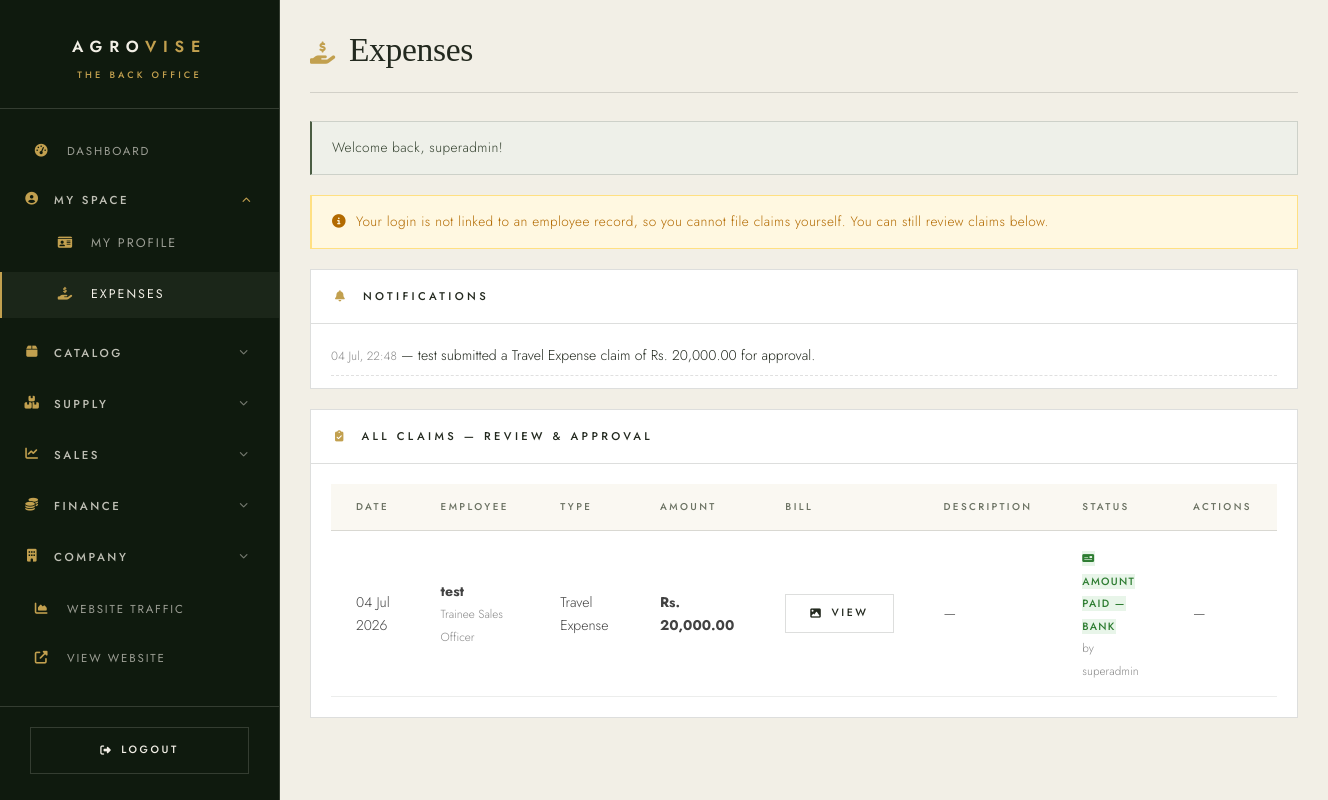
Page /admin/expenses.php (signed in) on the committed database.
### tables this page shows
CREATE TABLE `notifications` (
  `id` int NOT NULL AUTO_INCREMENT,
  `admin_id` int NOT NULL,
  `message` varchar(500) NOT NULL,
  `link` varchar(255) NOT NULL DEFAULT 'expenses.php',
  `is_read` tinyint(1) NOT NULL DEFAULT '0',
  `created_at` timestamp NULL DEFAULT CURRENT_TIMESTAMP,
  PRIMARY KEY (`id`),
  KEY `idx_target` (`admin_id`,`is_read`)
);

CREATE TABLE `expense_claims` (
  `id` int NOT NULL AUTO_INCREMENT,
  `employee_id` int NOT NULL,
  `type` varchar(50) NOT NULL,
  `amount` decimal(12,2) NOT NULL,
  `description` text,
  `bill_image` varchar(255) DEFAULT NULL,
  `status` enum('WAITING','APPROVED','DECLINED','PAID') NOT NULL DEFAULT 'WAITING',
  `reviewed_by` int DEFAULT NULL,
  `reviewed_at` datetime DEFAULT NULL,
  `paid_via` varchar(10) DEFAULT NULL,
  `paid_transaction_id` int DEFAULT NULL,
  `created_at` timestamp NULL DEFAULT CURRENT_TIMESTAMP,
  PRIMARY KEY (`id`),
  KEY `idx_employee` (`employee_id`),
  KEY `idx_status` (`status`)
);

CREATE TABLE `employees` (
  `id` int NOT NULL AUTO_INCREMENT,
  `name` varchar(255) NOT NULL,
  `cnic` varchar(20) NOT NULL,
  `phone` varchar(20) NOT NULL,
  `address` text NOT NULL,
  `role` varchar(100) NOT NULL,
  `salary` decimal(10,2) NOT NULL,
  `created_at` timestamp NULL DEFAULT CURRENT_TIMESTAMP,
  PRIMARY KEY (`id`),
  UNIQUE KEY `cnic` (`cnic`)
);

### includes/functions.php (called while the page is built, shortened)
<?php
function isAdminLoggedIn() {
    return isset($_SESSION['admin_id']) && !empty($_SESSION['admin_id']);
}
function isSuperAdmin() {
    return ($_SESSION['admin_role'] ?? 'admin') === 'admin';
}
function hasPermission($module) {
    if (isSuperAdmin()) return true;
    return in_array($module, $_SESSION['admin_permissions'] ?? [], true);
}
function currentEmployeeId() {
    if (!array_key_exists('admin_employee_id', $_SESSION)) {
        $conn = getDBConnection();
        $st = $conn->prepare("SELECT employee_id FROM admins WHERE id = ?");
        $st->execute([$_SESSION['admin_id']]);
        $val = $st->fetchColumn();
    }
    return $_SESSION['admin_employee_id'];
}
function canApproveExpenses() {
    return isSuperAdmin() || hasPermission('expenses');
}
function getFlashMessage() {
    if (isset($_SESSION['flash'])) {
        $flash = $_SESSION['flash'];
        return $flash;
    }
    return null;
}
function sanitize($input) {
    return htmlspecialchars(trim($input ?? ''), ENT_QUOTES, 'UTF-8');
}
?>

### admin/expenses.php (the view, shortened to what this page needs)
<?php
require_once '../includes/functions.php';
$conn = getDBConnection();
$myEmployeeId = currentEmployeeId();
$isApprover = canApproveExpenses();
$errors = [];
$claimTypes = ['Travel Expense', 'Car Maintenance', 'Food & Lodging', 'Other'];
$conn->prepare("UPDATE notifications SET is_read = 1 WHERE admin_id = ? AND is_read = 0")->execute([$_SESSION['admin_id']]);
$myNotifications = $conn->prepare("SELECT * FROM notifications WHERE admin_id = ? ORDER BY created_at DESC LIMIT 8");
$myNotifications->execute([$_SESSION['admin_id']]);
$myNotifications = $myNotifications->fetchAll();
$allClaims = [];
if ($isApprover) {
    $allClaims = $conn->query("
        SELECT ec.*, e.name as employee_name, e.role as employee_role, a.username as reviewer_name
        FROM expense_claims ec
        JOIN employees e ON ec.employee_id = e.id
        LEFT JOIN admins a ON ec.reviewed_by = a.id
        ORDER BY FIELD(ec.status, 'WAITING') DESC, ec.created_at DESC
    ")->fetchAll();
}
$flash = getFlashMessage();
function claimStatusBadge($claim) {
    switch ($claim['status']) {
        case 'PAID':
            $via = $claim['paid_via'] === 'CASH' ? 'Cash' : 'Bank';
            return '<span class="badge" style="background:#E8F5E9; color:#2E7D32;"><i class="fas fa-money-check"></i> Amount Paid — ' . $via . '</span>';
    }
    return '';
}
?>
<!DOCTYPE html>
<html lang="en">
<head>
    <link rel="stylesheet" href="https://cdnjs.cloudflare.com/ajax/libs/font-awesome/6.4.0/css/all.min.css">
    <link rel="stylesheet" href="../assets/css/style.css?v=ed3">
</head>
<body class="admin-body">
    <div class="admin-wrapper">
        <?php require __DIR__ . '/../includes/admin-sidebar.php'; ?>
        <main class="admin-main">
            <div class="admin-header">
                <h1><i class="fas fa-hand-holding-dollar"></i> Expenses</h1>
            </div>
            <?php if ($flash): ?>
            <div class="alert alert-<?php echo $flash['type']; ?>"><?php echo $flash['message']; ?></div>
            <?php endif; ?>
            <?php if ($myEmployeeId): ?>
            <div class="data-card" id="claimCard" style="max-width:640px; margin-bottom:20px; display:<?php echo !empty($errors) ? 'block' : 'none'; ?>;">
                <div class="data-card-header"><h2>New Expense Claim</h2></div>
                <div style="padding:20px;">
                    <form method="POST" enctype="multipart/form-data">
                        <?php echo csrfField(); ?>
                        <input type="hidden" name="submit_claim" value="1">
                        <div style="display:grid; grid-template-columns:1fr 1fr; gap:16px;">
                            <div class="form-group">
                                <label class="form-label">Type of Expense *</label>
                                <select name="claim_type" class="form-select" required>
                                    <option value="">-- Select --</option>
                                    <?php foreach ($claimTypes as $t): ?>
                                    <option value="<?php echo $t; ?>" <?php echo (($_POST['claim_type'] ?? '') === $t) ? 'selected' : ''; ?>><?php echo $t; ?></option>
                                    <?php endforeach; ?>
                                </select>
                            </div>
                            <div class="form-group">
                                <label class="form-label">Amount (Rs) *</label>
                                <input type="number" name="claim_amount" class="form-input" step="0.01" min="0.01" required value="<?php echo sanitize($_POST['claim_amount'] ?? ''); ?>">
                            </div>
                        </div>
                        <div class="form-group">
                            <label class="form-label">Bill / Receipt Image (JPG, PNG, WebP — max 5MB)</label>
                            <input type="file" name="bill_image" class="form-input" accept="image/*">
                        </div>
                        <div class="form-group">
                            <label class="form-label">Description (optional — nature of the expense)</label>
                            <textarea name="claim_description" class="form-textarea" placeholder="e.g. Fuel for client visits in Multan region, 12-14 June"><?php echo sanitize($_POST['claim_description'] ?? ''); ?></textarea>
                        </div>
                        <button type="submit" class="btn btn-primary"><i class="fas fa-paper-plane"></i> Submit Claim</button>
                        <button type="button" class="btn btn-outline" onclick="document.getElementById('claimCard').style.display='none';">Cancel</button>
                    </form>
                </div>
            </div>
            <?php else: ?>
            <div class="alert alert-error" style="background:#FFF8E1; color:#B26A00; border-color:#FFE082;">
                <i class="fas fa-info-circle"></i> Your login is not linked to an employee record, so you cannot file claims yourself.
                <?php echo $isApprover ? 'You can still review claims below.' : 'Contact an administrator.'; ?>
            </div>
            <?php endif; ?>
            <?php if (!empty($myNotifications)): ?>
            <div class="data-card" style="margin-bottom:20px;">
                <div class="data-card-header"><h2><i class="fas fa-bell"></i> Notifications</h2></div>
                <div style="padding: 12px 20px;">
                    <?php foreach ($myNotifications as $n): ?>
                    <p style="padding:8px 0; border-bottom:1px dashed #e0e0e0; margin:0; font-size:0.88rem;">
                        <span style="color:#888; font-size:0.75rem;"><?php echo date('d M, H:i', strtotime($n['created_at'])); ?></span> —
                        <?php echo $n['message']; ?>
                    </p>
                    <?php endforeach; ?>
                </div>
            </div>
            <?php endif; ?>
            <?php if ($isApprover): ?>
            <div class="data-card">
                <div class="data-card-header"><h2><i class="fas fa-clipboard-check"></i> All Claims — Review &amp; Approval</h2></div>
                <div style="padding:20px;">
                    <table class="data-table">
                        <thead><tr><th>Date</th><th>Employee</th><th>Type</th><th>Amount</th><th>Bill</th><th>Description</th><th>Status</th><th>Actions</th></tr></thead>
                        <tbody>
                            <?php foreach ($allClaims as $c): ?>
                            <tr>
                                <td><?php echo date('d M Y', strtotime($c['created_at'])); ?></td>
                                <td><strong><?php echo sanitize($c['employee_name']); ?></strong><br><small style="color:#888;"><?php echo sanitize($c['employee_role']); ?></small></td>
                                <td><?php echo sanitize($c['type']); ?></td>
                                <td><strong>Rs. <?php echo number_format($c['amount'], 2); ?></strong></td>
                                <td><?php echo $c['bill_image'] ? '<a href="../uploads/expenses/' . sanitize($c['bill_image']) . '" target="_blank" class="btn btn-outline btn-sm"><i class="fas fa-image"></i> View</a>' : '—'; ?></td>
                                <td style="max-width:220px;"><?php echo sanitize($c['description'] ?? '') ?: '—'; ?></td>
                                <td><?php echo claimStatusBadge($c); ?><?php if ($c['reviewer_name']): ?><br><small style="color:#888;">by <?php echo sanitize($c['reviewer_name']); ?></small><?php endif; ?></td>
                                <td>
                                    <?php if ($c['status'] === 'WAITING'): ?>
                                    <form method="POST" style="display:inline;">
                        <?php echo csrfField(); ?>
                                        <input type="hidden" name="review_claim" value="1">
                                        <input type="hidden" name="claim_id" value="<?php echo $c['id']; ?>">
                                        <button type="submit" name="decision" value="approve" class="btn btn-primary btn-sm" onclick="return confirm('Approve this claim?');"><i class="fas fa-check"></i></button>
                                        <button type="submit" name="decision" value="decline" class="btn btn-outline btn-sm" onclick="return confirm('Decline this claim?');" style="color:#B3261E;"><i class="fas fa-times"></i></button>
                                    </form>
                                    <?php elseif ($c['status'] === 'APPROVED'): ?>
                                    <a href="add-transaction.php?expense_claim=<?php echo $c['id']; ?>" class="btn btn-secondary btn-sm" title="Log the payment in Banking"><i class="fas fa-money-bill-transfer"></i> Pay</a>
                                    <?php else: ?>—<?php endif; ?>
                                </td>
                            </tr>
                            <?php endforeach; ?>
                        </tbody>
                    </table>
                </div>
            </div>
            <?php endif; ?>
        </main>
    </div>
</body>
</html>

### rows in the picture
notifications: created_at "04 Jul, 22:48", message "test submitted a Travel Expense claim of Rs. 20,000.00 for approval."
expense_claims: created_at "04 Jul 2026", employee.name "test", employee.role "Trainee Sales Officer", type "Travel Expense", amount "20,000.00", description "—", paid_via "BANK", admins.username "superadmin"

### other values in the picture
$flash['message'] "Welcome back, superadmin!"
